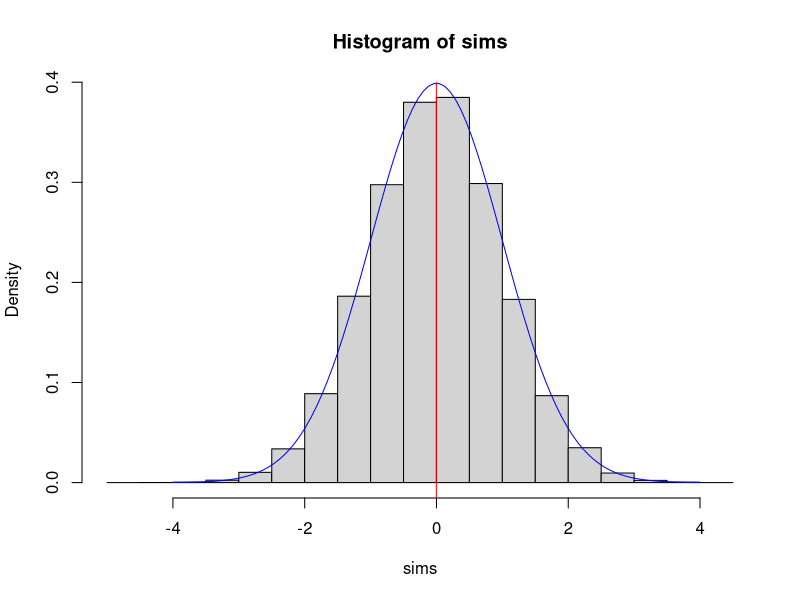
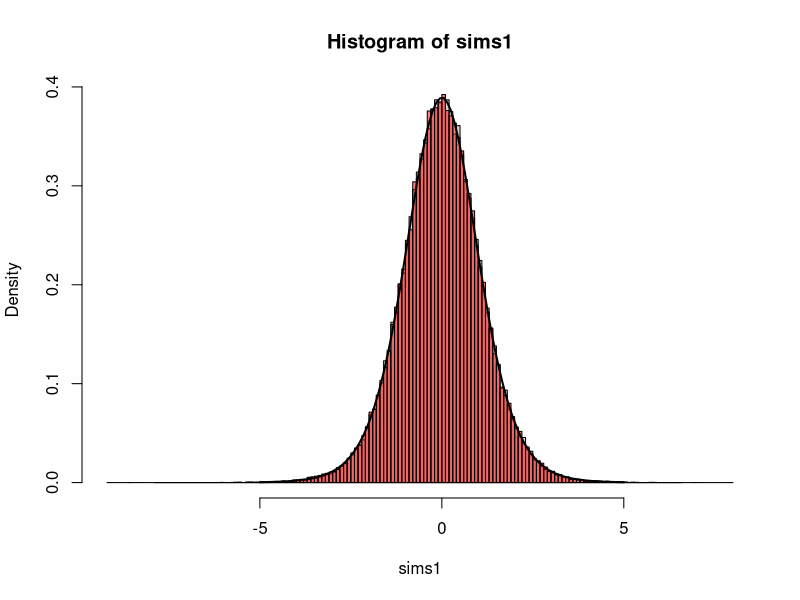

Write the R code that produced these figures, in order.
rm(list = ls())
# This clears everything that's already in the workspace

set.seed(1) 
# This makes sure anything that relies on random number generation will
# be the same each time you run the code - can give any number

# Some normal distribution examples!
# First, we're going to compute normal distribution quantiles,
# Here - let's compute P(z <= 2), for normal z with mean 0 and variance 1
zA1 <- 2 
help(pnorm) # This brings you to some information about the pnorm function,
# which takes a value and returns the corresponding percentile of a 
# normal distribution
pnorm(zA1, mean = 0, sd = 1) # Compare this what's in the textbook!

# Now let's look at P(z <= -2) for normal z with mean 0 and variance 1, 
# and explore the different ways we can compute a normal percentile 
zA2 <- -2
pnorm(zA2, mean = 0, sd = 1)
# Because the normal distribution is symmetric about the mean, which in 
# this case is zero, P(z <= -2) = P(z > 2) 
# And P(z > 2) = 1 - P(z <= 2)
1 - pnorm(zA1, mean = 0, sd = 1)
# We also get the same answer by computing P(z > 2) directly, using 
# lower.tail=FALSE
pnorm(zA1, mean = 0, sd = 1, lower.tail = FALSE)

# We can always check our understanding by **simulating**
nsim <- 100000 # Number of random variables to simulate
sims <- rnorm(nsim, mean = 0, sd = 1) # Simulated z's from a normal dist. with mean 0 and variance 1
# This gives us an approximation to P(z > -2)
mean(sims > -2) 
# Check it against the exact answer...
pnorm(zA2, mean = 0, sd = 1, lower.tail = FALSE)

# Now let's take a look at them
hist(sims, freq = FALSE)
vals <- seq(-4, 4, length.out = 100)
lines(vals, dnorm(vals, mean = 0, sd = 1),
      col = "blue")
# Draw a vertical line at the simulation mean
abline(v = mean(sims), col = "red")

#### This is where we stopped in class on Thursday 1/23 #### 

# Compute Chi-Square Quantiles
nu <- 5
qchisq(0.9, df = nu)

# Get t distribution quantiles
nu <- 10
qt(0.9, nu)
# We could also approimate this by simulating t random variables!
nsim <- 100000
sims1 <- rt(nsim, df = nu)
quantile(sims1, probs = 0.9)

# Note that we could also simulate t random variables in another way,
# by simulating normal and chi square random variables
nsim <- 100000
sims2 <- rnorm(nsim)/sqrt(rchisq(nsim, df = nu)/nu)
quantile(sims2, probs = 0.9) # Quantiles are the same!

hist(sims1, freq = FALSE, breaks = 200)
hist(sims2, freq = FALSE, add = TRUE, col = rgb(1, 0, 0, 0.5),
     breaks = 200) 
vals <- seq(-5, 5, length.out = 100)
lines(vals, dt(vals, df = nu), lwd = 2)
# They have the same distribution!

# Now let's try working with the F-distribution
nu1 <- 2
nu2 <- 3
qf(0.9, df1 = nu1, df2 = nu2)
# This is a situation where being able to simulate can be a good way to
# check that we understand how the qf function is parameterized - 
# we should get the same answer by simulating F random variables using
# independent chi-square random variables, and computing their
# 90th percentile
nsim <- 1000000
sims <- (rchisq(nsim, df = nu1)/nu1)/(rchisq(nsim, df = nu2)/nu2)
quantile(sims, probs = 0.9)
